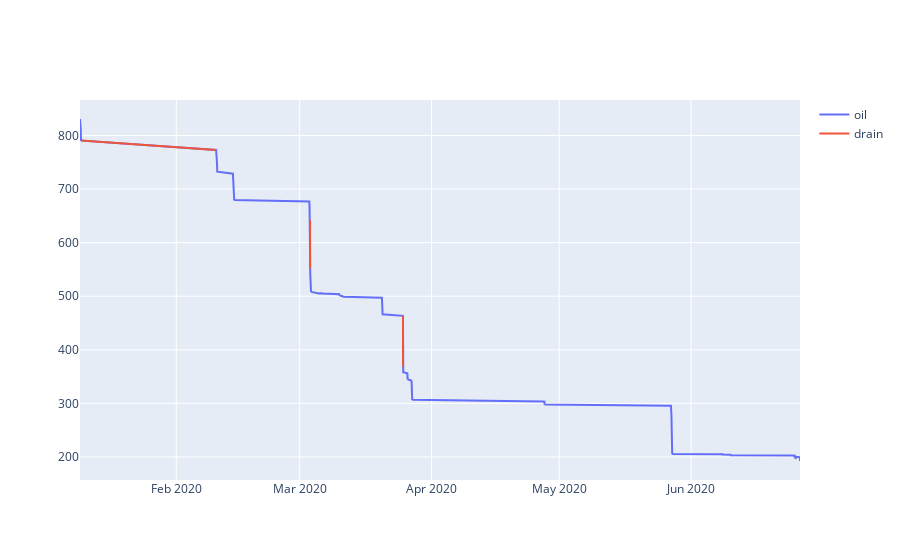
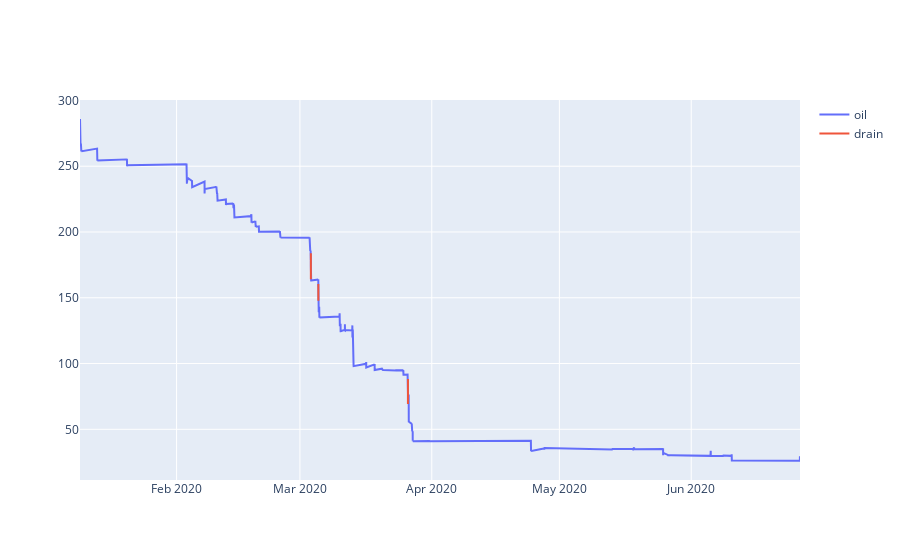

The notebook cell these images were saved under, in order:
### Code cell
for i in prep_models:
    fig = go.Figure()
    plotGraphics(fig, i.new_df, i.new_df.drain)
    fig.show()

### Figure 1 — Plotly figure (JSON) as saved in the notebook; plotly's stock layout.template omitted (floating-point values rounded to 4 significant figures; data arrays with more than 128 entries replaced by an {"elided": "..."} marker saying what was removed)
{"data": [{"mode": "lines", "name": "oil", "type": "scatter", "x": {"elided": "3056 str values"}, "y": {"elided": "3056 float values"}}, {"mode": "lines", "name": "drain", "type": "scatter", "x": {"elided": "3056 str values"}, "y": {"elided": "3056 float values"}}], "layout": {"autosize": true, "xaxis": {"autorange": true, "range": ["2020-01-09 08:40:43", "2020-06-26 14:25:28"], "type": "date"}, "yaxis": {"autorange": true, "range": [156.9, 866.3], "type": "linear"}}}

### Figure 2 — Plotly figure (JSON) as saved in the notebook; plotly's stock layout.template omitted (floating-point values rounded to 4 significant figures; data arrays with more than 128 entries replaced by an {"elided": "..."} marker saying what was removed)
{"data": [{"mode": "lines", "name": "oil", "type": "scatter", "x": {"elided": "4079 str values"}, "y": {"elided": "4079 float values"}}, {"mode": "lines", "name": "drain", "type": "scatter", "x": {"elided": "4079 str values"}, "y": {"elided": "4079 float values"}}], "layout": {"autosize": true, "xaxis": {"autorange": true, "range": ["2020-01-09 06:54:54", "2020-06-26 13:48:21"], "type": "date"}, "yaxis": {"autorange": true, "range": [11.46, 300.3], "type": "linear"}}}
